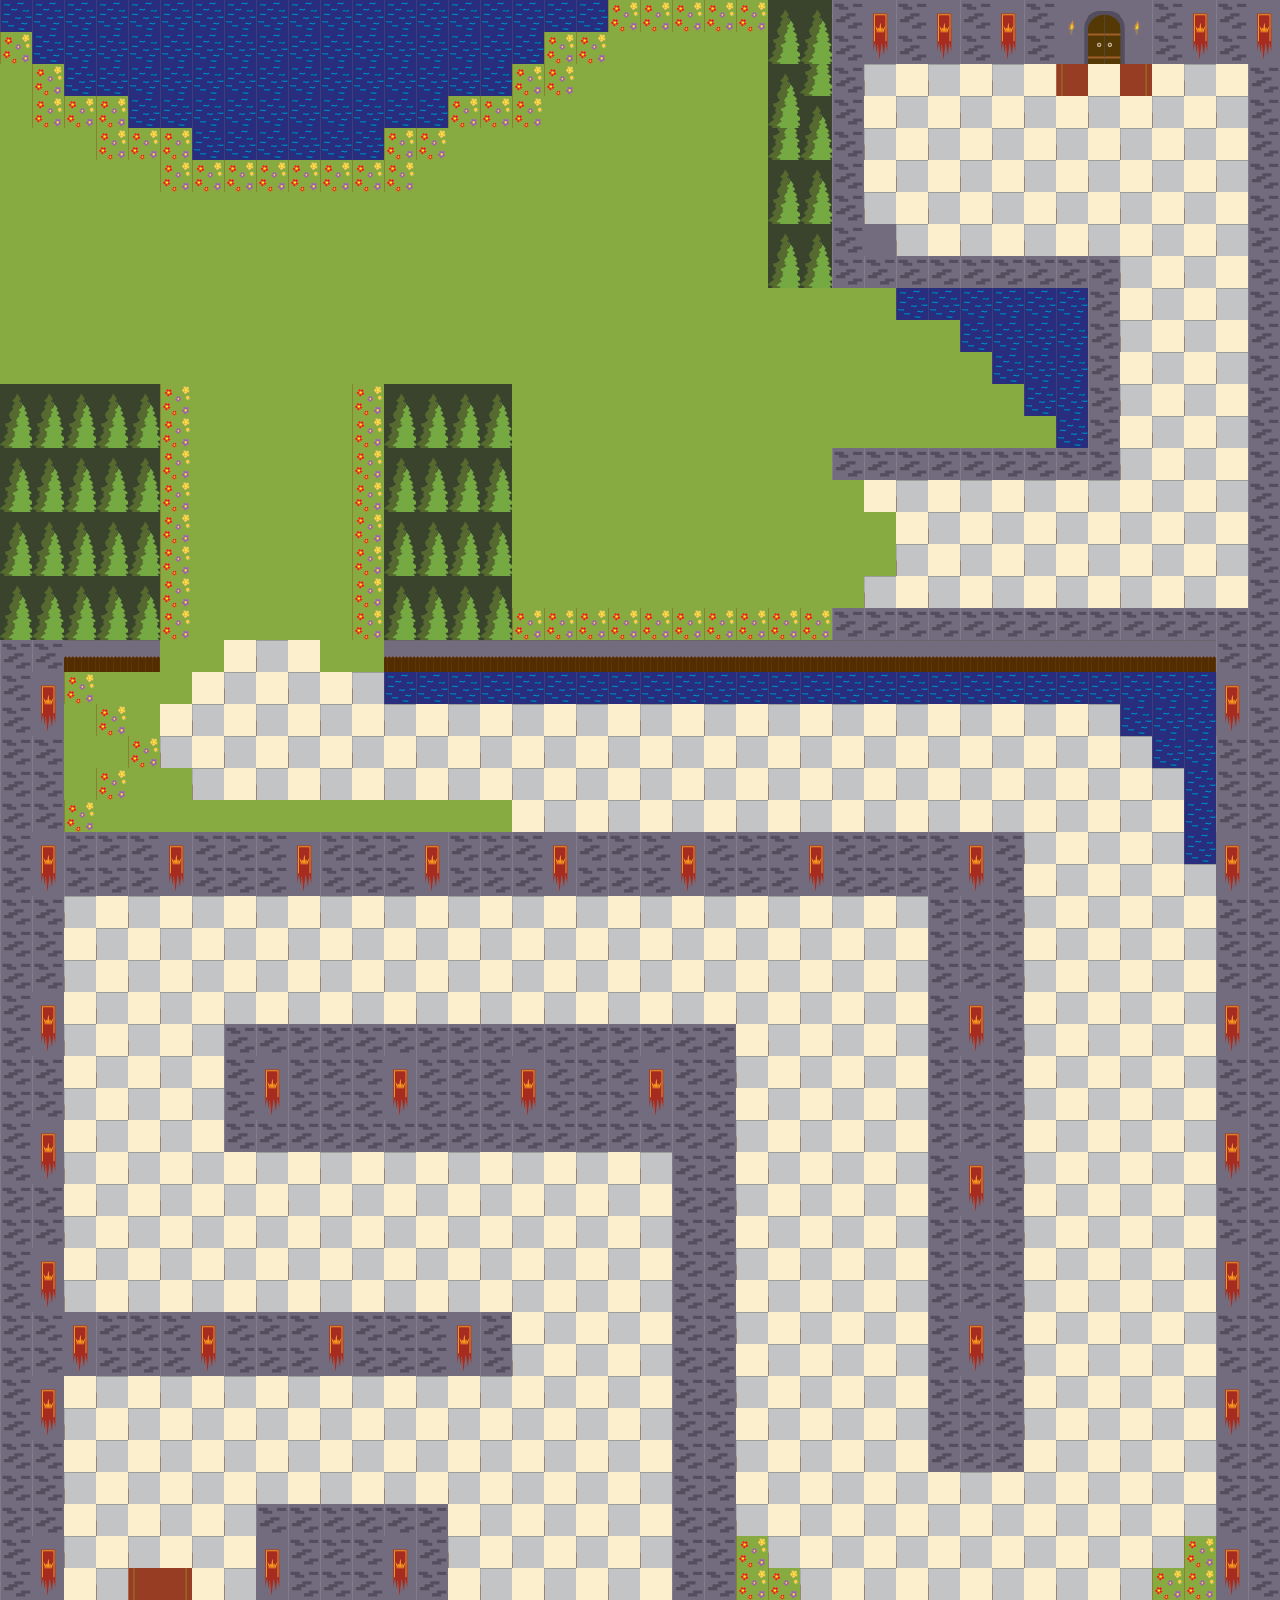

This is a level from a 2D game, rendered from its Tiled map with the project's own tilesets. A one-line summary and the map file follow, with tile-layer data summarised:
An orthogonal 40x50 tile map with 32x32 px tiles, 2 tile layers (groundLayer, wallLayer) and 8 objects (start, end, police2, police1, virus2, ...).

<map version="1.4" tiledversion="1.4.0" orientation="orthogonal" renderorder="right-down" width="40" height="50" tilewidth="32" tileheight="32" infinite="0" nextlayerid="4" nextobjectid="9">
 <editorsettings>
  <export target="Map4.json" format="json" />
 </editorsettings>
 <tileset firstgid="1" name="tiles32" tilewidth="32" tileheight="32" spacing="1" margin="1" tilecount="48" columns="8">
  <image source="tiles32.png" width="265" height="200" />
  <tile id="0">
   <properties>
    <property name="wall" type="bool" value="true" />
   </properties>
  </tile>
  <tile id="1">
   <properties>
    <property name="wall" type="bool" value="true" />
   </properties>
  </tile>
  <tile id="2">
   <properties>
    <property name="wall" type="bool" value="true" />
   </properties>
  </tile>
  <tile id="4">
   <properties>
    <property name="wall" type="bool" value="true" />
   </properties>
  </tile>
  <tile id="8">
   <properties>
    <property name="wall" type="bool" value="true" />
   </properties>
  </tile>
  <tile id="9">
   <properties>
    <property name="wall" type="bool" value="true" />
   </properties>
  </tile>
  <tile id="10">
   <properties>
    <property name="wall" type="bool" value="true" />
   </properties>
  </tile>
  <tile id="11">
   <properties>
    <property name="water" type="bool" value="true" />
   </properties>
  </tile>
  <tile id="16">
   <properties>
    <property name="tree" type="bool" value="true" />
   </properties>
  </tile>
  <tile id="17">
   <properties>
    <property name="wall" type="bool" value="true" />
   </properties>
  </tile>
  <tile id="24">
   <properties>
    <property name="tree" type="bool" value="true" />
   </properties>
  </tile>
  <tile id="25">
   <properties>
    <property name="wall" type="bool" value="true" />
   </properties>
  </tile>
  <tile id="35">
   <properties>
    <property name="wall" type="bool" value="true" />
   </properties>
  </tile>
 </tileset>
 <layer id="1" name="groundLayer" width="40" height="50">
  <data>[2000 cells, 1323 non-empty, 7 distinct tile ids]</data>
 </layer>
 <objectgroup id="3" name="ObjectLayer1">
  <object id="1" name="start" x="176" y="1572">
   <point />
  </object>
  <object id="2" name="end" x="1108" y="78">
   <point />
  </object>
  <object id="3" name="police2" x="172" y="300">
   <point />
  </object>
  <object id="4" name="police1" x="748" y="456">
   <point />
  </object>
  <object id="5" name="virus2" x="816" y="1524">
   <point />
  </object>
  <object id="6" name="virus1" x="264" y="752">
   <point />
  </object>
  <object id="7" name="mask2" x="920" y="364">
   <point />
  </object>
  <object id="8" name="mask1" x="144" y="948">
   <point />
  </object>
 </objectgroup>
 <layer id="2" name="wallLayer" width="40" height="50">
  <data>[2000 cells, 694 non-empty, 13 distinct tile ids]</data>
 </layer>
</map>